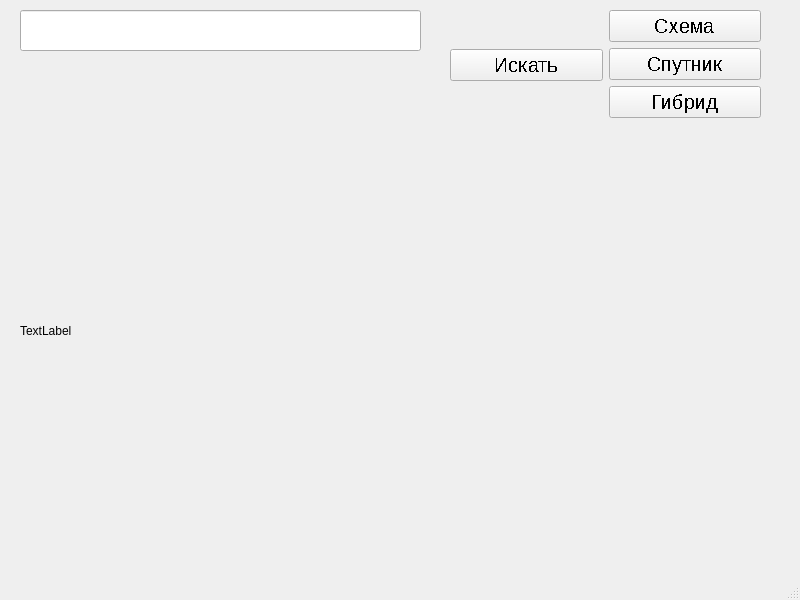
<?xml version="1.0" encoding="UTF-8"?>
<ui version="4.0">
 <class>MainWindow</class>
 <widget class="QMainWindow" name="MainWindow">
  <property name="geometry">
   <rect>
    <x>0</x>
    <y>0</y>
    <width>800</width>
    <height>600</height>
   </rect>
  </property>
  <property name="windowTitle">
   <string>MainWindow</string>
  </property>
  <widget class="QWidget" name="centralwidget">
   <widget class="QLabel" name="q_map">
    <property name="geometry">
     <rect>
      <x>20</x>
      <y>140</y>
      <width>751</width>
      <height>381</height>
     </rect>
    </property>
    <property name="text">
     <string>TextLabel</string>
    </property>
   </widget>
   <widget class="QLineEdit" name="lineEdit">
    <property name="geometry">
     <rect>
      <x>20</x>
      <y>10</y>
      <width>401</width>
      <height>41</height>
     </rect>
    </property>
    <property name="font">
     <font>
      <pointsize>15</pointsize>
     </font>
    </property>
   </widget>
   <widget class="QWidget" name="">
    <property name="geometry">
     <rect>
      <x>450</x>
      <y>10</y>
      <width>311</width>
      <height>111</height>
     </rect>
    </property>
    <layout class="QHBoxLayout" name="horizontalLayout">
     <item>
      <widget class="QPushButton" name="pushButton">
       <property name="font">
        <font>
         <pointsize>15</pointsize>
         <stylestrategy>NoAntialias</stylestrategy>
        </font>
       </property>
       <property name="contextMenuPolicy">
        <enum>Qt::DefaultContextMenu</enum>
       </property>
       <property name="text">
        <string>Искать</string>
       </property>
      </widget>
     </item>
     <item>
      <layout class="QVBoxLayout" name="verticalLayout">
       <item>
        <widget class="QPushButton" name="pushButton_2">
         <property name="font">
          <font>
           <pointsize>15</pointsize>
           <stylestrategy>NoAntialias</stylestrategy>
          </font>
         </property>
         <property name="contextMenuPolicy">
          <enum>Qt::DefaultContextMenu</enum>
         </property>
         <property name="text">
          <string>Схема</string>
         </property>
        </widget>
       </item>
       <item>
        <widget class="QPushButton" name="pushButton_3">
         <property name="font">
          <font>
           <pointsize>15</pointsize>
           <stylestrategy>NoAntialias</stylestrategy>
          </font>
         </property>
         <property name="contextMenuPolicy">
          <enum>Qt::DefaultContextMenu</enum>
         </property>
         <property name="text">
          <string>Спутник</string>
         </property>
        </widget>
       </item>
       <item>
        <widget class="QPushButton" name="pushButton_4">
         <property name="font">
          <font>
           <pointsize>15</pointsize>
           <stylestrategy>NoAntialias</stylestrategy>
          </font>
         </property>
         <property name="contextMenuPolicy">
          <enum>Qt::DefaultContextMenu</enum>
         </property>
         <property name="text">
          <string>Гибрид</string>
         </property>
        </widget>
       </item>
      </layout>
     </item>
    </layout>
   </widget>
  </widget>
  <widget class="QMenuBar" name="menubar">
   <property name="geometry">
    <rect>
     <x>0</x>
     <y>0</y>
     <width>800</width>
     <height>21</height>
    </rect>
   </property>
  </widget>
  <widget class="QStatusBar" name="statusbar"/>
 </widget>
 <resources/>
 <connections/>
</ui>
